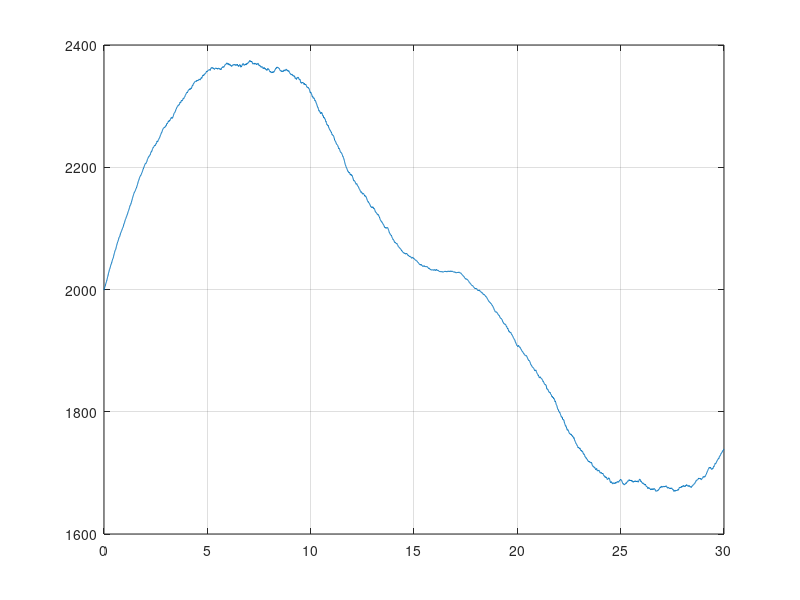

Write the MATLAB code that produced this figure.
%x = -pi:0.01:pi;
%plot(x,sin(x)), grid on
%plot of pseudorandom numbers
clc
clear all
f=0.03;
p=2;
MaxVelXY=0.55;
x = 0:0.01:30;

d=1*(sin(2*pi*f*x+(rand(1,3001)-1)*pi)+sin(2*pi*f*p*x+(rand(1,3001)-1)*pi)/p+sin(2*pi*f*p^2*x+(rand(1,3001)-1)*pi)/p^2+sin(2*pi*f*p^3*x+(rand(1,3001)-1)*pi)/p^3+sin(2*pi*f*p^4*x+(rand(1,3001)-1)*pi)/p^4);

%d=1/4*(sin(2*pi*f*x+(rand(2)-1)*pi)+sin(2*pi*f*p*x+(rand(2)-1)*pi)/p+sin(2*pi*f*p^2*x+(rand(2)-1)*pi)/p^2+sin(2*pi*f*p^3*x+(rand(2)-1)*pi)/p^3+sin(2*pi*f*p^4*x+(rand(2)-1)*pi)/p^4);
%vp0=1/4*(sin(2*pi*f)+sin(2*pi*f*p)/p+sin(2*pi*f*p^2)/p^2+sin(2*pi*f*p^3)/p^3+sin(2*pi*f*p^4)/p^4);
%d=vp0.*MaxVelXY.*x;


%plot(x,d)
y=1998-cumsum(d);
plot(x,y), grid on